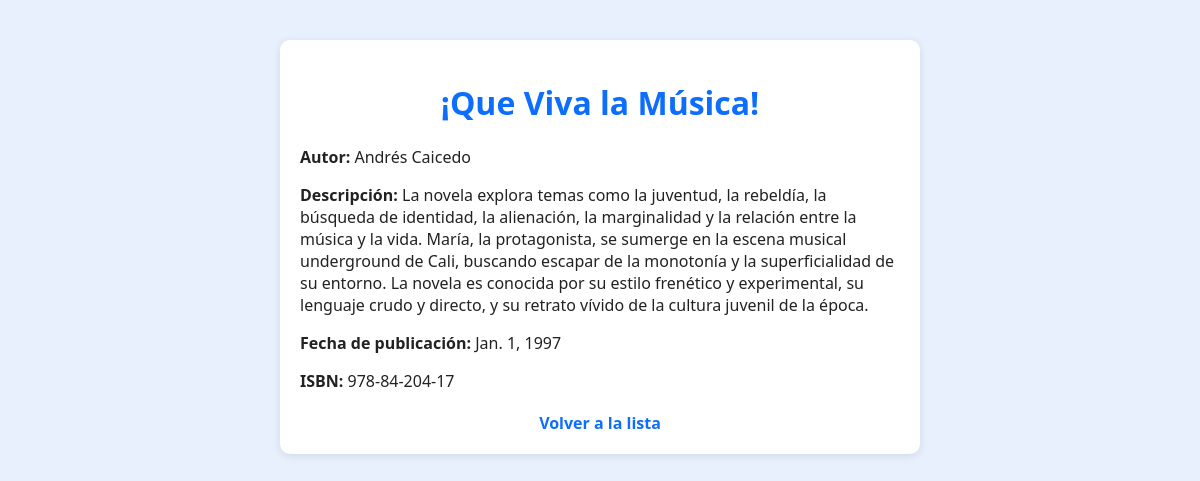
/libros/4/, run on the app's committed database.
### libros/models.py (models this page shows, shortened)
class Libro(models.Model):
    titulo = models.CharField(max_length=200)
    autor = models.CharField(max_length=100)
    descripcion = models.TextField()
    fecha_publicacion = models.DateField()
    isbn = models.CharField(max_length=13, unique=True)

### libros/views.py (the view)
# urls.py: path('<int:libro_id>/', views.detalle_libro, name='detalle_libro'),
def detalle_libro(request, libro_id):
    libro = get_object_or_404(Libro, pk=libro_id)
    return render(request, 'libros/detalle_libro.html', {'libro': libro})

### libros/templates/libros/detalle_libro.html (shortened to what this page needs)
{% load static %}
<!DOCTYPE html>
<html>
<head>
    <link rel="stylesheet" href="{% static 'libros/css/detalle_libro.css' %}">
</head>
<body>
    <div class="container">
        <h1>{{ libro.titulo }}</h1>
        <p><strong>Autor:</strong> {{ libro.autor }}</p>
        <p><strong>Descripción:</strong> {{ libro.descripcion }}</p>
        <p><strong>Fecha de publicación:</strong> {{ libro.fecha_publicacion }}</p>
        <p><strong>ISBN:</strong> {{ libro.isbn }}</p>
        <a href="{% url 'lista_libros' %}">Volver a la lista</a>
    </div>
</body>
</html>

### libros/static/libros/css/detalle_libro.css (style rules this page uses)
body { font-family: 'Segoe UI', sans-serif; background-color: #e8f0fe; color: #222; padding: 2rem; }
.container { max-width: 600px; margin: auto; background: white; padding: 20px; border-radius: 10px; box-shadow: 0 2px 8px rgba(0, 0, 0, 0.1); }
h1 { color: #0d6efd; text-align: center; }
a { display: block; margin-top: 20px; text-align: center; color: #0d6efd; font-weight: bold; text-decoration: none; }

### data on the page
Libro: titulo "¡Que Viva la Música!", autor "Andrés Caicedo", descripcion "La novela explora temas como la juventud, la rebeldía, la búsqueda de identidad, la alienación, la marginalidad y la relación entre la música y la vida. María, la protagonista, se sumerge en la escena musical underground de Cali, buscando escapar de la monotonía y la superficialidad de su entorno. La novela es conocida por su estilo frenético y experimental, su lenguaje crudo y directo, y su retrato vívido de la cultura juvenil de la época.", fecha_publicacion "Jan. 1, 1997", isbn "978-84-204-17"
